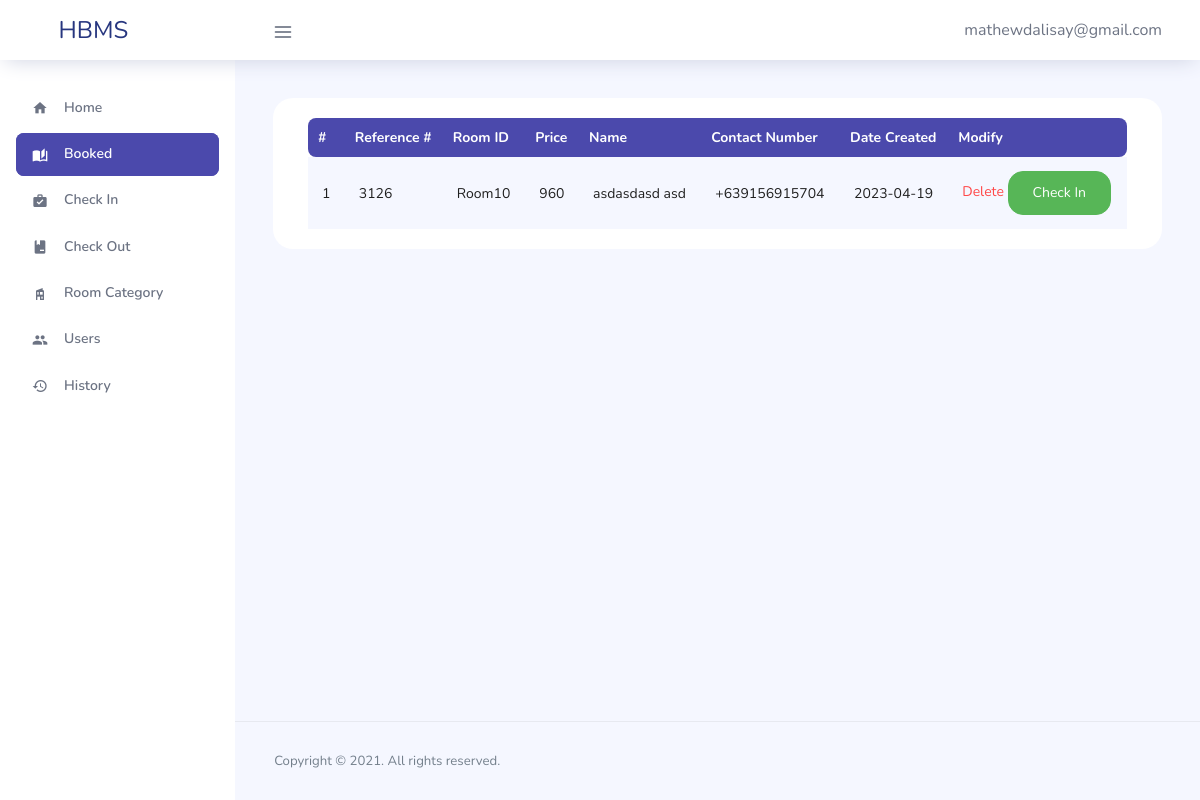
The app's page /admin/booked.php (signed in), older data.
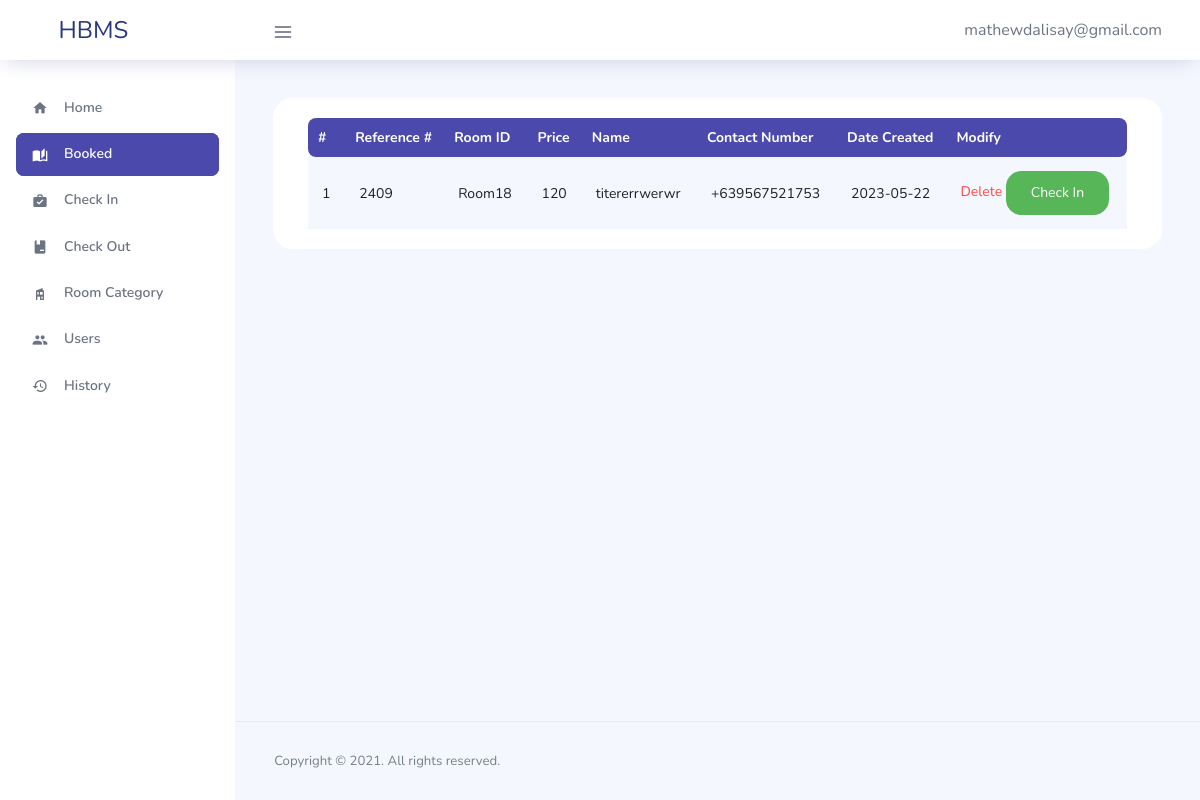
The same page, newer data.
### tables this page shows
CREATE TABLE `booked` (
  `id` int(11) NOT NULL,
  `reference_number` int(50) NOT NULL,
  `room_id` varchar(50) NOT NULL,
  `room_category_id` int(11) NOT NULL,
  `name` varchar(50) NOT NULL,
  `contact_number` varchar(50) NOT NULL,
  `email` varchar(150) NOT NULL,
  `price` varchar(50) NOT NULL,
  `payment` varchar(50) NOT NULL,
  `date_in` date NOT NULL,
  `date_out` date NOT NULL,
  `status` int(11) NOT NULL,
  `date_created` date NOT NULL,
  `date_updated` date NOT NULL
);

### admin/booked.php (the view, shortened to what the changed rows need)
<?php
include('../connection.php');
?>
<!DOCTYPE html>
<html lang="en">
<head>
  <link rel="stylesheet" href="../src/plugins/template/vendors/feather/feather.css">
  <link rel="stylesheet" href="../src/plugins/template/vendors/ti-icons/css/themify-icons.css">
  <link rel="stylesheet" href="../src/plugins/template/vendors/css/vendor.bundle.base.css">
  <link rel="stylesheet" href="../src/plugins/template/vendors/datatables.net-bs4/dataTables.bootstrap4.css">
  <link rel="stylesheet" href="../src/plugins/template/vendors/ti-icons/css/themify-icons.css">
  <link rel="stylesheet" href="../src/plugins/template/vendors/mdi/css/materialdesignicons.min.css">
  <link rel="stylesheet" type="text/css" href="../src/plugins/template/js/select.dataTables.min.css">
  <link rel="stylesheet" href="../src/plugins/template/css/vertical-layout-light/style.css">
</head>
<body>
  <div class="container-scroller">
    <div class="container-fluid page-body-wrapper">
      <div class="main-panel">
        <div class="content-wrapper">
          <div class="row">
            <div class="col-md-12 grid-margin streach-card">
                <div class="card position-relative">
                    <div class="card-body">
                        <div class="col-md-12">
                            <div class="table-responsive">
                                <table id="data" class="display expandable-table table-striped" style="width:100%">
                                    <thead>
                                        <tr>
                                            <th>#</th>
                                            <th scope="col">Reference #</th>
                                            <th scope="col">Room ID</th>
                                            <th scope="col">Price</th>
                                            <th scope="col">Name</th>
                                            <th scope="col">Contact Number</th>
                                            <th scope="col">Date Created</th>
                                            <th>Modify</th>
                                        </tr>
                                    </thead>
                                    <tbody>
                                        <?php
                                            $sql = "SELECT * FROM booked  WHERE status = '3'";
                                            $run = mysqli_query($conn,$sql);
                                            if(mysqli_num_rows($run) > 0){
                                                $count = 0;
                                                foreach($run as $row){
                                                    $count++;
                                                    $check_in = $row['date_in'];
                                                    $check_out = $row['date_out'];
                                                    $date_in = DateTime::createFromFormat('Y-m-d', $check_in);
                                                    $date_out = DateTime::createFromFormat('Y-m-d', $check_out);
                                                    $interval = $date_out->diff($date_in);
                                                    $days = $interval->format('%a');
                                                    $new_price = $row['price'] * $days;
                                                    ?>
                                                        <tr>
                                                            <td><?php echo $count?></td>
                                                            <td><?php echo $row['reference_number']?></td>
                                                            <td><?php echo $row['room_id']?></td>
                                                            <td><?php echo $new_price; ?></td>
                                                            <td><?php echo $row['name']?></td>
                                                            <td><?php echo $row['contact_number']?></td>
                                                            <td><?php echo $row['date_created']?></td>
                                                            <td>
                                                              <a class="text-danger" href="delete-booked.php?id=<?php echo $row['id']?>">Delete</a>
                                                                <button type="button" class="btn btn-success check" data-id="<?= $row ['reference_number']; ?>">Check In</button>
                                                            </td>
                                                        </tr>
                                                    <?php
                                                }
                                            }
                                        ?>
                                    </tbody>
                                </table>
                            </div>
                        </div>
                    </div>
                </div>
            </div>
          </div>
        </div>
      </div>
    </div>
  </div>
</body>
</html>

Row changes from the older to the newer data that the page shows:
no longer on this page (row edited): booked: reference_number "3126", room "Room10", new_price "960", name "asdasdasd asd", contact_number "+639156915704", date_created "2023-04-19"
added booked: reference_number "2409", room "Room18", price "120", name "titererrwerwr", contact_number "+639567521753", date_created "2023-05-22"
